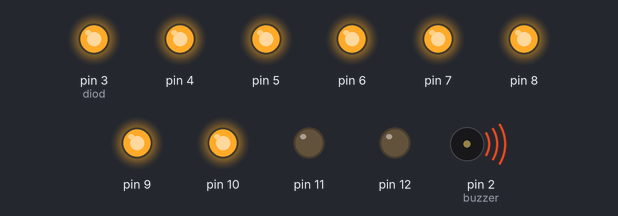
Bench run of a sketch on a simulated Arduino Uno, built with avr-gcc and run on an emulated ATmega328P. On the bench: output pins drawn as LEDs (lit = HIGH), buzzer (waves = sounding).

Above: at 0.03 s.
At 0.67 s:
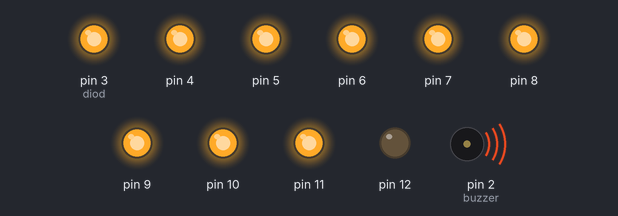
At 1.34 s:
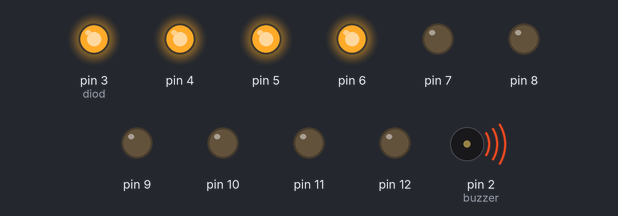
At 4.8 s:
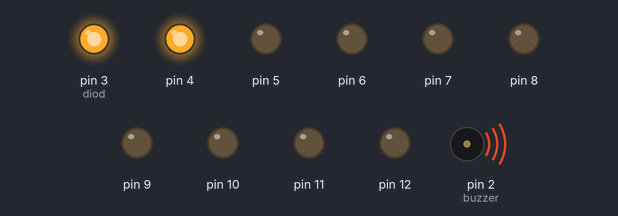
At 7.62 s:
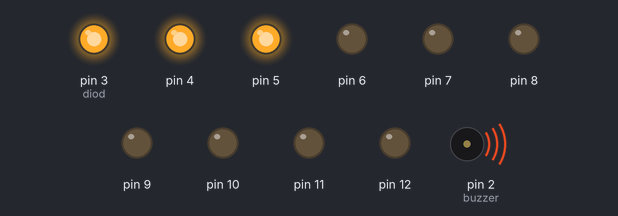
At 10.9 s:
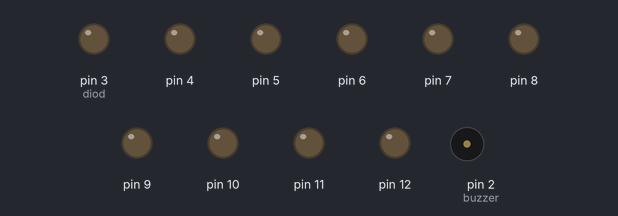
Timing chart, 0 to 14.9 s (numbered marks = the images above):
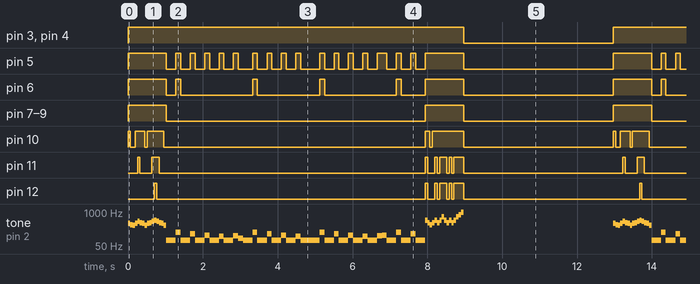

The sketch:

E1M1Player.ino
```cpp
int freq[6][10]={
  {329,349,370,392,415,440,466,494,523,659},
  {247,262,277,294,311,329,349,370,392,494},
  {196,208,220,233,247,262,277,294,311,392},
  {147,156,165,175,185,196,208,156,233,294},
  {110,117,123,131,139,147,156,165,175,220},
  {82,87,92,98,104,110,117,123,131,165}
};//line- string
// column-fret
//frets from 0 to 7

#define E0 0
#define B 1
#define G 2
#define D 3
#define A 4
#define E1 5
#define Fret12 9
#define Freq15 784
#define Freq19 988

#define buzzer 2
#define diod 3
#define num 10

void setup() {
  pinMode(buzzer,OUTPUT);
  for(int i=0;i<num;i++)
  {
    pinMode(diod+i,OUTPUT);
  }
}

void loop() {

  int dur=64;
  PlayNote(E0,2,dur);
  PlayNote(E0,0,dur);
  PlayNote(B,4,dur);
  PlayNote(E0,2,dur);
  PlayNote(E0,5,dur);
  PlayNote(E0,3,dur);
  PlayNote(E0,2,dur);
  PlayNote(B,4,dur);
  PlayNote(E0,2,dur);
  PlayNote(E0,3,dur);
  PlayNote(E0,5,dur);
  PlayNote(E0,7,dur);
  PlayNote(E0,5,dur);
  PlayNote(E0,3,dur);
  PlayNote(E0,2,dur);
  PlayNote(B,4,dur);

  dur=128;
  Chor(dur,E1);
  PlayNote(E1,0,dur*2);
  PlayNote(A,2,dur);
  PlayNote(E1,3,dur);

  Chor(dur,E1);
  PlayNote(E1,0,dur*2);

  Chor(dur,E1);
  PlayNote(E1,0,dur*2);
  PlayNote(A,2,dur);
  PlayNote(A,3,dur);

  PlayNote(E1,0,dur*2);
  PlayNote(A,7,dur);
  PlayNote(E1,0,dur*2);
  PlayNote(A,5,dur);
  PlayNote(E1,0,dur*2);

  dur=64;
  PlayNote(E0,7,dur);
  PlayNote(B,8,dur);
  PlayNote(B,5,dur);
  PlayNote(B,8,dur);
  PlayNote(E0,7,dur);
  PlayNote(B,8,dur);
  PlayNote(E0,7,dur);
  PlayNote(E0,Fret12,dur);
  PlayNote(B,Fret12,dur);
  PlayNote(G,Fret12,dur);
  PlayNote(B,Fret12,dur);
  PlayNote(G,Fret12,dur);
  PlayNote(B,Fret12,dur);
  PlayNote(E0,Fret12,dur);
  tone(buzzer,Freq15,dur);
  Diodes(Freq15);
  delay(dur);
  tone(buzzer,Freq19,dur);
  Diodes(Freq19);
  delay(dur);
  Diodes(0);
  delay(4000);
}

inline void PlayNote(int string,int fret,int dur)
{
  int frequency=freq[string][fret];
  Diodes(frequency);
  tone(buzzer,frequency,dur);
  delay(dur);
  noTone(buzzer);
}
inline void Diodes(int frequency)
{
  for(int i=0;i<num;i++)
  {
    if(frequency>50*i)
      digitalWrite(diod+i,HIGH);
      else digitalWrite(diod+i,LOW);
  }
}

inline void Chor(int dur,int string)
{
    PlayNote(string,0,dur*2);
    PlayNote(string-1,7,dur);
    PlayNote(string,0,dur*2);
    PlayNote(string-1,5,dur);
    PlayNote(string,0,dur*2);
    PlayNote(string-1,3,dur);
    PlayNote(string,0,dur*2);
    PlayNote(string-1,1,dur);
}
```

Measured:
- by itself, pin 3 (diod), pin 4: alternates HIGH for 9.0 s and LOW for 4.0 s
- by itself, pin 5: moves between LOW and HIGH, repeating every 13.0 s
- by itself, pin 7–9: repeats every 13.0 s: LOW 6.9 s, HIGH 1.0 s, LOW 4.0 s, HIGH 1.0 s
- by itself, pin 10: repeats every 13.0 s: LOW 0.13 s, HIGH 0.26 s, LOW 0.06 s, HIGH 0.45 s, LOW 7.0 s, HIGH 0.13 s, LOW 0.06 s, HIGH 0.83 s, LOW 4.0 s, HIGH 0.06 s
- by itself, pin 6: repeats every 13.0 s: LOW 0.26 s, HIGH 0.13 s, LOW 1.9 s, HIGH 0.13 s, LOW 1.7 s, HIGH 0.13 s, LOW 1.9 s, HIGH 0.13 s, LOW 0.64 s, HIGH 1.0 s, LOW 4.0 s, HIGH 1.0 s
